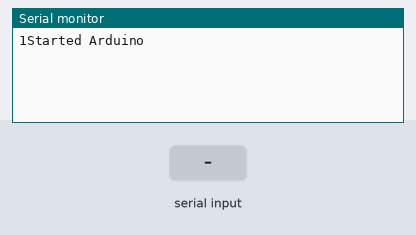
Bench run of a sketch on a simulated Arduino Uno, built with avr-gcc and run on an emulated ATmega328P. On the bench: the last lines printed to the serial monitor. The inputs (shaded band) are chosen by the test bench.

Above: at 1.2 s.
1.3 s: "printdone" received over Serial
At 4.1 s:
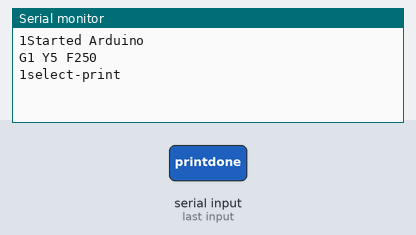
4.3 s: "1" received over Serial
At 7.0 s:
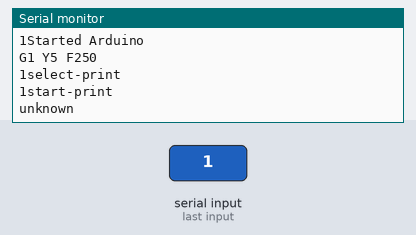

The sketch:

main.ino
```cpp
void setup() {
  //  copyright

  Serial.begin(9600);

  Serial.println("1Started Arduino");

}

void loop() {


 while(Serial.available() > 0 ){
    String str = Serial.readString();
    if(str.indexOf("printdone") > -1){
      Serial.println("G1 Y5 F250");
   // Exeute motors etc

   delay(1000);

   Serial.println("1select-print");

   delay (2000);
   Serial.println("1start-print");

    } else {
      Serial.println("unknown");
    }
  }


  }
```

Measured:
- after the input at 1.3 s, the serial monitor: prints a new line after 1.0 s (image 1)
- after the input at 4.3 s, the serial monitor: prints a new line after 2.0 s (image 2)
